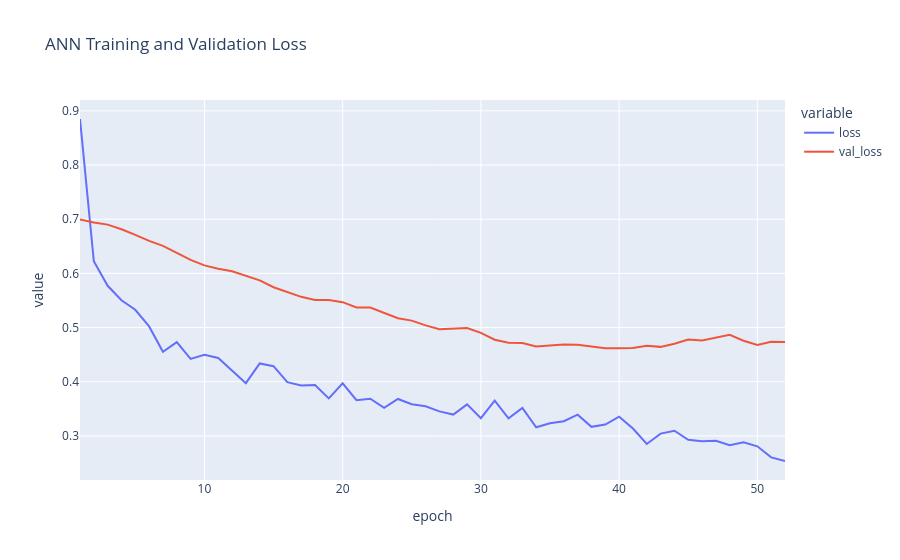

Source (notebook cell):
### Code cell
# Training History

history_df = pd.DataFrame(
    training_history.history
)

history_df["epoch"] = np.arange(
    1,
    len(history_df) + 1,
)

display(history_df.tail())

loss_figure = px.line(
    history_df,
    x="epoch",
    y=["loss", "val_loss"],
    title="ANN Training and Validation Loss",
)

loss_figure.show()

loss_figure.write_html(
    CHART_DIR / "ann_loss_history.html"
)

### Figure 1 — Plotly figure (JSON) as saved in the notebook; plotly's stock layout.template omitted (floating-point values rounded to 4 significant figures)
{"data": [{"hovertemplate": "variable=loss<br>epoch=%{x}<br>value=%{y}<extra></extra>", "legendgroup": "loss", "line": {"color": "#636efa", "dash": "solid"}, "marker": {"symbol": "circle"}, "mode": "lines", "name": "loss", "orientation": "v", "showlegend": true, "type": "scatter", "x": [1, 2, 3, 4, 5, 6, 7, 8, 9, 10, 11, 12, 13, 14, 15, 16, 17, 18, 19, 20, 21, 22, 23, 24, 25, 26, 27, 28, 29, 30, 31, 32, 33, 34, 35, 36, 37, 38, 39, 40, 41, 42, 43, 44, 45, 46, 47, 48, 49, 50, 51, 52], "xaxis": "x", "y": [0.885, 0.6226, 0.5771, 0.5505, 0.5329, 0.5021, 0.4552, 0.473, 0.4421, 0.4496, 0.4438, 0.4205, 0.3974, 0.4338, 0.4287, 0.3992, 0.3929, 0.3939, 0.3693, 0.3972, 0.3661, 0.3687, 0.3518, 0.3682, 0.3586, 0.3548, 0.3452, 0.3394, 0.3583, 0.3328, 0.3651, 0.3325, 0.3516, 0.3161, 0.3234, 0.3271, 0.3393, 0.3168, 0.3211, 0.3354, 0.3137, 0.2852, 0.3043, 0.3096, 0.2927, 0.2904, 0.2912, 0.2827, 0.2882, 0.2808, 0.2604, 0.2537], "yaxis": "y"}, {"hovertemplate": "variable=val_loss<br>epoch=%{x}<br>value=%{y}<extra></extra>", "legendgroup": "val_loss", "line": {"color": "#EF553B", "dash": "solid"}, "marker": {"symbol": "circle"}, "mode": "lines", "name": "val_loss", "orientation": "v", "showlegend": true, "type": "scatter", "x": [1, 2, 3, 4, 5, 6, 7, 8, 9, 10, 11, 12, 13, 14, 15, 16, 17, 18, 19, 20, 21, 22, 23, 24, 25, 26, 27, 28, 29, 30, 31, 32, 33, 34, 35, 36, 37, 38, 39, 40, 41, 42, 43, 44, 45, 46, 47, 48, 49, 50, 51, 52], "xaxis": "x", "y": [0.6993, 0.6938, 0.69, 0.6814, 0.6712, 0.66, 0.6508, 0.6373, 0.6248, 0.6148, 0.6085, 0.6039, 0.5958, 0.5871, 0.5744, 0.5659, 0.5568, 0.5509, 0.5508, 0.5469, 0.5371, 0.5368, 0.5272, 0.5173, 0.5128, 0.504, 0.4969, 0.4983, 0.4991, 0.4903, 0.4776, 0.472, 0.4714, 0.4652, 0.4676, 0.4689, 0.4683, 0.4655, 0.462, 0.4619, 0.4624, 0.4662, 0.4644, 0.4701, 0.4778, 0.4761, 0.4811, 0.4866, 0.4757, 0.468, 0.4739, 0.4733], "yaxis": "y"}], "layout": {"legend": {"title": {"text": "variable"}, "tracegroupgap": 0}, "title": {"text": "ANN Training and Validation Loss"}, "xaxis": {"anchor": "y", "domain": [0, 1], "title": {"text": "epoch"}}, "yaxis": {"anchor": "x", "domain": [0, 1], "title": {"text": "value"}}}}
